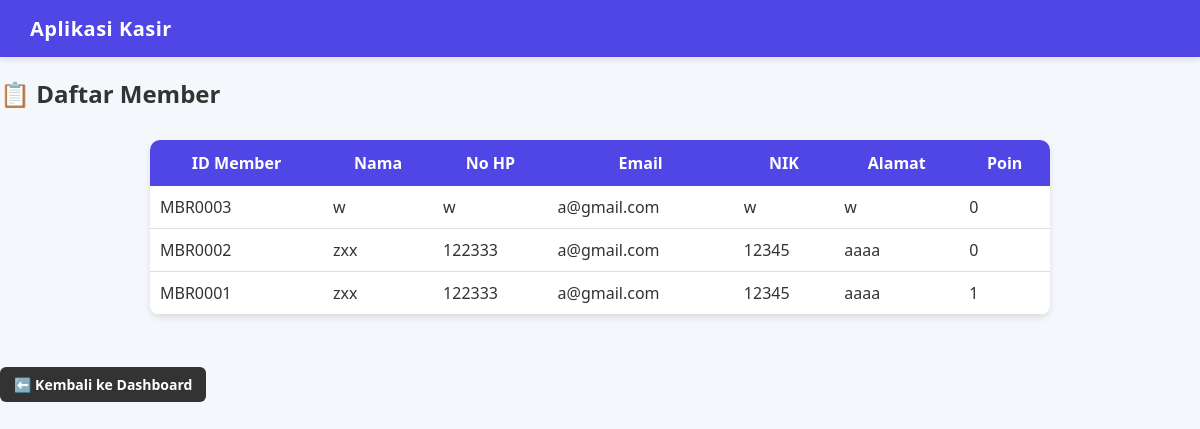
Before: /pages/list_member.php (signed in) with the older database file.
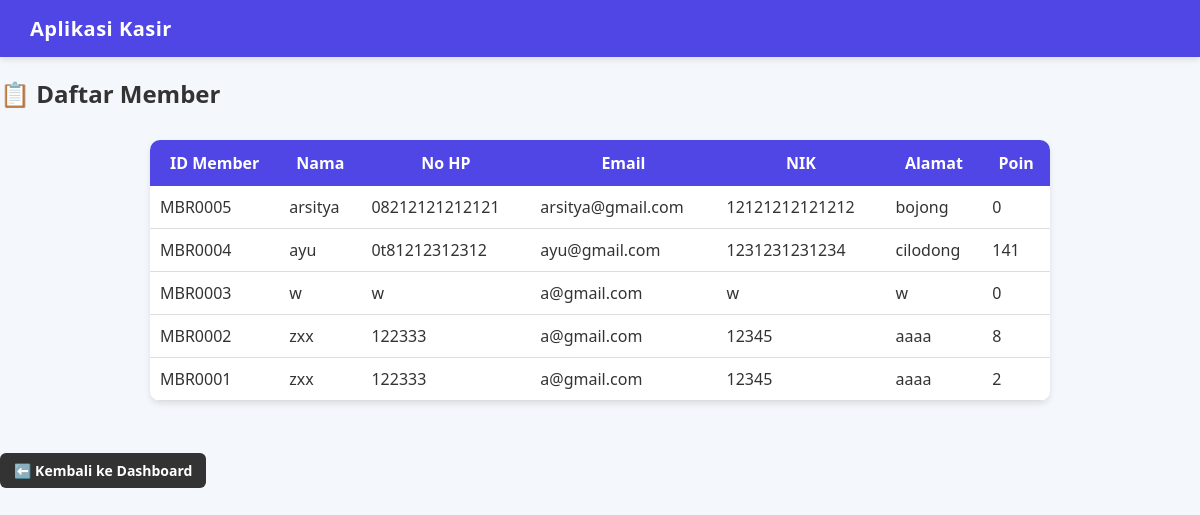
After: the same page with the newer database file.
### tables this page shows
CREATE TABLE `members` (
  `member_id` varchar(10) NOT NULL,
  `nama` varchar(100) NOT NULL,
  `nik` varchar(20) NOT NULL,
  `no_hp` varchar(20) NOT NULL,
  `email` varchar(100) NOT NULL,
  `alamat` text NOT NULL,
  `poin` int(11) DEFAULT 0
);

### pages/list_member.php (the view, shortened to what this page needs)
<?php
include("../config/db.php");
?>
<!DOCTYPE html>
<html>
<head>
     <link rel="stylesheet" href="../assets/style.css">
</head>
<body>
<div class="navbar">
  <h1>Aplikasi Kasir</h1>
</div>
<h2>📋 Daftar Member</h2>
<table>
    <tr>
        <th>ID Member</th>
        <th>Nama</th>
        <th>No HP</th>
        <th>Email</th>
        <th>NIK</th>
        <th>Alamat</th>
        <th>Poin</th>
    </tr>
    <?php
    $result = $conn->query("SELECT * FROM members ORDER BY member_id DESC");
    while ($row = $result->fetch_assoc()) {
        echo "<tr>
            <td>".$row['member_id']."</td>
            <td>".$row['nama']."</td>
            <td>".$row['no_hp']."</td>
            <td>".$row['email']."</td>
            <td>".$row['nik']."</td>
            <td>".$row['alamat']."</td>
            <td>".$row['poin']."</td>
        </tr>";
    }
    ?>
</table>
<br>
 <div class="button-group">
      <a href="dashboard.php" class="btn secondary">⬅️ Kembali ke Dashboard</a>
  </div>
</body>
</html>

Changed rows visible on the page:
added members: member_id "MBR0005", nama "arsitya", no_hp "08212121212121", email "arsitya@gmail.com", nik "12121212121212", alamat "bojong", poin "0"
added members: member_id "MBR0004", nama "ayu", no_hp "0t81212312312", email "ayu@gmail.com", nik "1231231231234", alamat "cilodong", poin "141"
changed members "MBR0002": poin "0" → "8"
changed members "MBR0001": poin "1" → "2"
